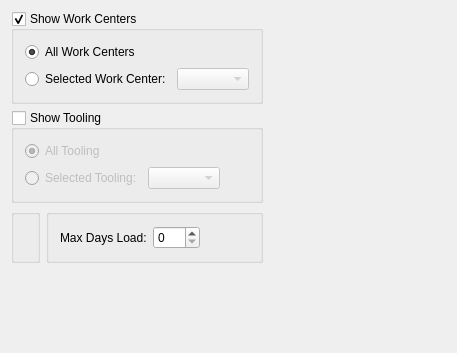
<?xml version="1.0" encoding="UTF-8"?>
<ui version="4.0">
 <comment>This file is part of the xtmfg Package for xTuple ERP,
and is Copyright (c) 1999-2014 by OpenMFG LLC, d/b/a xTuple.  It
is licensed to you under the xTuple End-User License Agreement (&quot;the
EULA&quot;), the full text of which is available at www.xtuple.com/EULA.
While the EULA gives you access to source code and encourages your
involvement in the development process, this Package is not free
software.  By using this software, you agree to be bound by the
terms of the EULA.</comment>
 <class>dspCapacityBufferStatusByWorkCenter</class>
 <widget class="QWidget" name="dspCapacityBufferStatusByWorkCenter">
  <property name="geometry">
   <rect>
    <x>0</x>
    <y>0</y>
    <width>457</width>
    <height>353</height>
   </rect>
  </property>
  <property name="windowTitle">
   <string>Capacity Buffer Status</string>
  </property>
  <layout class="QVBoxLayout" name="verticalLayout">
   <item>
    <layout class="QHBoxLayout" name="horizontalLayout_3">
     <item>
      <layout class="QGridLayout" name="gridLayout_3">
       <item row="0" column="0" colspan="2">
        <widget class="QGroupBox" name="_workCenterGroup">
         <property name="title">
          <string>Show Work Centers</string>
         </property>
         <property name="checkable">
          <bool>true</bool>
         </property>
         <layout class="QGridLayout" name="gridLayout">
          <item row="0" column="0">
           <widget class="QRadioButton" name="_allWorkCenters">
            <property name="text">
             <string>All Work Centers</string>
            </property>
            <property name="checked">
             <bool>true</bool>
            </property>
           </widget>
          </item>
          <item row="1" column="0">
           <widget class="QRadioButton" name="_selectedWorkCenter">
            <property name="text">
             <string>Selected Work Center:</string>
            </property>
            <property name="checked">
             <bool>false</bool>
            </property>
           </widget>
          </item>
          <item row="1" column="1">
           <layout class="QHBoxLayout" name="horizontalLayout">
            <item>
             <widget class="XComboBox" name="_wrkcnt">
              <property name="enabled">
               <bool>false</bool>
              </property>
              <property name="sizePolicy">
               <sizepolicy hsizetype="Expanding" vsizetype="Fixed">
                <horstretch>0</horstretch>
                <verstretch>0</verstretch>
               </sizepolicy>
              </property>
              <property name="type">
               <enum>XComboBox::WorkCentersActive</enum>
              </property>
             </widget>
            </item>
            <item>
             <spacer name="horizontalSpacer_2">
              <property name="orientation">
               <enum>Qt::Horizontal</enum>
              </property>
              <property name="sizeHint" stdset="0">
               <size>
                <width>0</width>
                <height>20</height>
               </size>
              </property>
             </spacer>
            </item>
           </layout>
          </item>
         </layout>
        </widget>
       </item>
       <item row="1" column="0" colspan="2">
        <widget class="QGroupBox" name="_toolingGroup">
         <property name="title">
          <string>Show Tooling</string>
         </property>
         <property name="checkable">
          <bool>true</bool>
         </property>
         <property name="checked">
          <bool>false</bool>
         </property>
         <layout class="QGridLayout" name="gridLayout_4">
          <item row="0" column="0" colspan="2">
           <widget class="QRadioButton" name="_allTooling">
            <property name="text">
             <string>All Tooling</string>
            </property>
            <property name="checked">
             <bool>true</bool>
            </property>
           </widget>
          </item>
          <item row="1" column="0">
           <widget class="QRadioButton" name="_selectedTooling">
            <property name="text">
             <string>Selected Tooling:</string>
            </property>
            <property name="checked">
             <bool>false</bool>
            </property>
           </widget>
          </item>
          <item row="1" column="1">
           <layout class="QHBoxLayout" name="horizontalLayout_2">
            <item>
             <widget class="XComboBox" name="_tooling">
              <property name="enabled">
               <bool>false</bool>
              </property>
              <property name="sizePolicy">
               <sizepolicy hsizetype="Expanding" vsizetype="Fixed">
                <horstretch>0</horstretch>
                <verstretch>0</verstretch>
               </sizepolicy>
              </property>
              <property name="maximumSize">
               <size>
                <width>300</width>
                <height>16777215</height>
               </size>
              </property>
              <property name="type">
               <enum>XComboBox::Adhoc</enum>
              </property>
             </widget>
            </item>
            <item>
             <spacer name="horizontalSpacer_3">
              <property name="orientation">
               <enum>Qt::Horizontal</enum>
              </property>
              <property name="sizeHint" stdset="0">
               <size>
                <width>0</width>
                <height>20</height>
               </size>
              </property>
             </spacer>
            </item>
           </layout>
          </item>
         </layout>
        </widget>
       </item>
       <item row="2" column="0">
        <widget class="WarehouseGroup" name="_warehouse">
         <property name="title">
          <string/>
         </property>
         <property name="fixedSize">
          <bool>false</bool>
         </property>
        </widget>
       </item>
       <item row="2" column="1">
        <widget class="QGroupBox" name="_loadGroup">
         <property name="title">
          <string/>
         </property>
         <layout class="QGridLayout" name="gridLayout_2">
          <item row="0" column="0">
           <layout class="QHBoxLayout">
            <item>
             <widget class="QLabel" name="_lblMaxDaysLoad">
              <property name="text">
               <string>Max Days Load:</string>
              </property>
              <property name="buddy">
               <cstring>_maxdaysload</cstring>
              </property>
             </widget>
            </item>
            <item>
             <widget class="QSpinBox" name="_maxdaysload">
              <property name="maximum">
               <number>999</number>
              </property>
             </widget>
            </item>
            <item>
             <spacer>
              <property name="orientation">
               <enum>Qt::Horizontal</enum>
              </property>
              <property name="sizeType">
               <enum>QSizePolicy::Expanding</enum>
              </property>
              <property name="sizeHint" stdset="0">
               <size>
                <width>0</width>
                <height>20</height>
               </size>
              </property>
             </spacer>
            </item>
           </layout>
          </item>
         </layout>
        </widget>
       </item>
      </layout>
     </item>
     <item>
      <spacer name="horizontalSpacer">
       <property name="orientation">
        <enum>Qt::Horizontal</enum>
       </property>
       <property name="sizeHint" stdset="0">
        <size>
         <width>0</width>
         <height>13</height>
        </size>
       </property>
      </spacer>
     </item>
    </layout>
   </item>
   <item>
    <spacer name="verticalSpacer">
     <property name="orientation">
      <enum>Qt::Vertical</enum>
     </property>
     <property name="sizeHint" stdset="0">
      <size>
       <width>20</width>
       <height>24</height>
      </size>
     </property>
    </spacer>
   </item>
  </layout>
 </widget>
 <layoutdefault spacing="6" margin="11"/>
 <pixmapfunction>qPixmapFromMimeSource</pixmapfunction>
 <customwidgets>
  <customwidget>
   <class>WarehouseGroup</class>
   <extends>QGroupBox</extends>
   <header>warehousegroup.h</header>
   <container>1</container>
  </customwidget>
  <customwidget>
   <class>XComboBox</class>
   <extends>QComboBox</extends>
   <header>xcombobox.h</header>
  </customwidget>
 </customwidgets>
 <tabstops>
  <tabstop>_allWorkCenters</tabstop>
  <tabstop>_selectedWorkCenter</tabstop>
  <tabstop>_wrkcnt</tabstop>
  <tabstop>_warehouse</tabstop>
 </tabstops>
 <resources/>
 <connections>
  <connection>
   <sender>_selectedWorkCenter</sender>
   <signal>toggled(bool)</signal>
   <receiver>_wrkcnt</receiver>
   <slot>setEnabled(bool)</slot>
   <hints>
    <hint type="sourcelabel">
     <x>20</x>
     <y>20</y>
    </hint>
    <hint type="destinationlabel">
     <x>20</x>
     <y>20</y>
    </hint>
   </hints>
  </connection>
  <connection>
   <sender>_selectedTooling</sender>
   <signal>toggled(bool)</signal>
   <receiver>_tooling</receiver>
   <slot>setEnabled(bool)</slot>
   <hints>
    <hint type="sourcelabel">
     <x>20</x>
     <y>20</y>
    </hint>
    <hint type="destinationlabel">
     <x>20</x>
     <y>20</y>
    </hint>
   </hints>
  </connection>
 </connections>
</ui>
